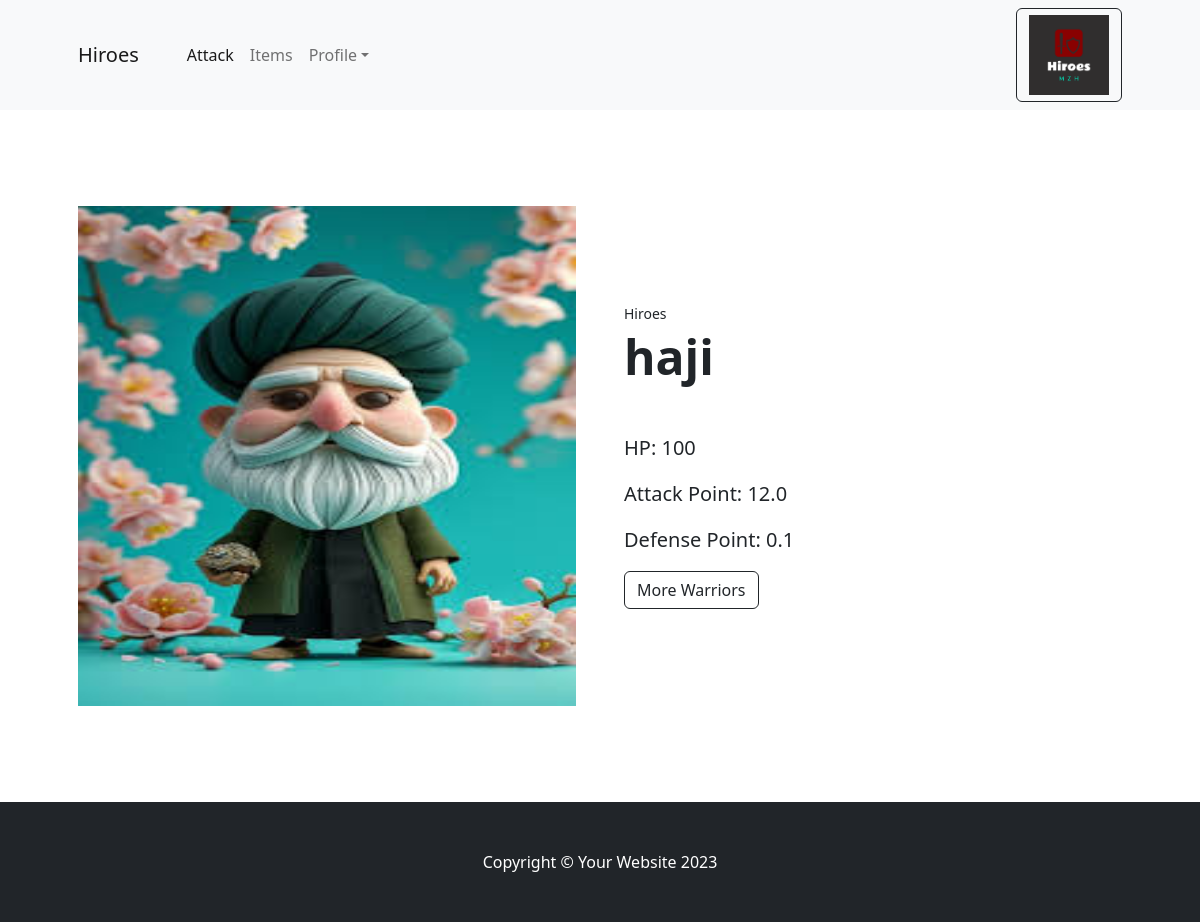
Screenshot of /w/1 with the database file from the repository.
### hiroes/models.py (models this page shows, shortened)
class warrior(models.Model):
    name = models.CharField(max_length=31)
    hp = models.IntegerField(default="100")
    ap = models.FloatField(default=10.0)
    dp = models.FloatField(default=0.1)
    hit = models.IntegerField(default = 5) #this is each warrior maximum hit count in a single war.
    image = models.ImageField(default= "بدون تصویر" ,upload_to='images')
    user = models.ForeignKey(User, on_delete=models.CASCADE)

### hiroes/views.py (the view)
# urls.py: path("w/<int:pk>", views.WarProfile.as_view(), name = "warprofile"),
class WarProfile(generic.DetailView):
    model = warrior #why template should be in hiroes, no in the template directory???!!!

### templates/hiroes/warrior_detail.html (shortened to what this page needs)
{% load static %}
<!DOCTYPE html>
<html lang="en">
    <head>
        <link href="https://cdn.jsdelivr.net/npm/bootstrap-icons@1.5.0/font/bootstrap-icons.css" rel="stylesheet" />
        <link href='{% static "hiroes/css/styles.css" %}' rel="stylesheet" />
    </head>
    <body>
        <nav class="navbar navbar-expand-lg navbar-light bg-light">
            <div class="container px-4 px-lg-5">
                <a class="navbar-brand" href="#!">Hiroes</a>
                <div class="collapse navbar-collapse" id="navbarSupportedContent">
                    <ul class="navbar-nav me-auto mb-2 mb-lg-0 ms-lg-4">
                        <li class="nav-item"><a class="nav-link active" aria-current="page" href="#!">Attack</a></li>
                        <li class="nav-item"><a class="nav-link" href="#!">Items</a></li>
                        <li class="nav-item dropdown">
                            <a class="nav-link dropdown-toggle" id="navbarDropdown" href="#" role="button" data-bs-toggle="dropdown" aria-expanded="false">Profile</a>
                        </li>
                    </ul>
                    <form class="d-flex">
                        <button class="btn btn-outline-dark" type="submit">
                            <img src="{% static 'hiroes/assets/logo-color.png' %}" width="80" height="80">
                        </button>
                    </form>
                </div>
            </div>
        </nav>
        <section class="py-5">
            <div class="container px-4 px-lg-5 my-5">
                <div class="row gx-4 gx-lg-5 align-items-center">
                    <div class="col-md-6"><img class="card-img-top mb-5 mb-md-0" src="{{warrior.image.url}}" height="500" alt="..." /></div>
                    <div class="col-md-6">
                        <div class="small mb-1">Hiroes</div>
                        <h1 class="display-5 fw-bolder">{{warrior.name}}</h1>
                        <p class="lead">HP: {{warrior.hp}}</p>
                        <p class="lead">Attack Point: {{warrior.ap}}</p>
                        <p class="lead">Defense Point: {{warrior.dp}}</p>
                        <div class="d-flex">
                            <button class="btn btn-outline-dark flex-shrink-0" type="button">
                                More Warriors
                            </button>
                        </div>
                    </div>
                </div>
            </div>
        </section>
        <footer class="py-5 bg-dark">
            <div class="container"><p class="m-0 text-center text-white">Copyright &copy; Your Website 2023</p></div>
        </footer>
    </body>
</html>

### rows the page displays
warrior: image (picture), name "haji", hp "100", ap "12.0", dp "0.1"
